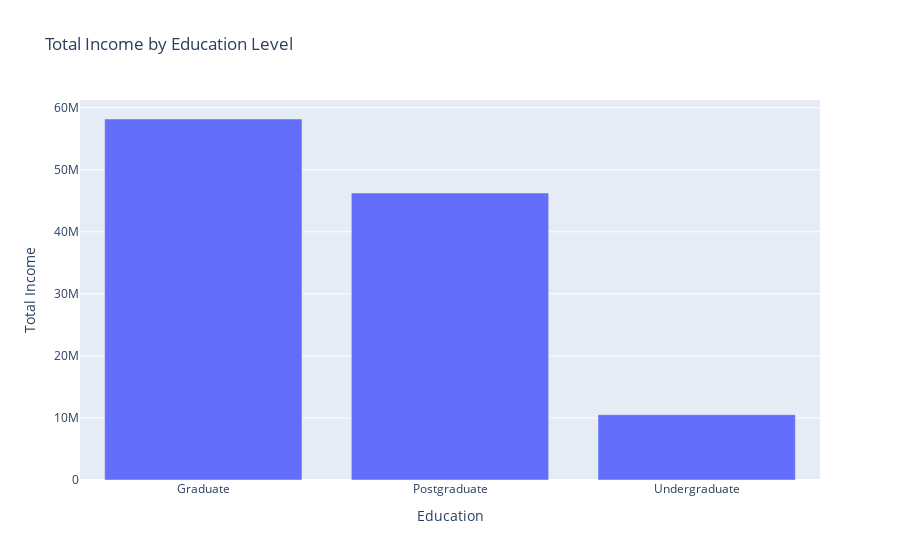

This figure's notebook cell:
### Code cell
# Assuming you have already calculated ed_inc
fig = px.bar(ed_inc, x='Education', y='Income', labels={'Income':'Total Income'}, title='Total Income by Education Level')
fig.show()

### Figure 1 — Plotly figure (JSON) as saved in the notebook; plotly's stock layout.template omitted (floating-point values rounded to 4 significant figures)
{"data": [{"alignmentgroup": "True", "hovertemplate": "Education=%{x}<br>Total Income=%{y}<extra></extra>", "legendgroup": "", "marker": {"color": "#636efa", "pattern": {"shape": ""}}, "name": "", "offsetgroup": "", "orientation": "v", "showlegend": false, "textposition": "auto", "type": "bar", "x": ["Graduate", "Postgraduate", "Undergraduate"], "xaxis": "x", "y": [58169271, 46237264, 10526354], "yaxis": "y"}], "layout": {"barmode": "relative", "legend": {"tracegroupgap": 0}, "title": {"text": "Total Income by Education Level"}, "xaxis": {"anchor": "y", "domain": [0, 1], "title": {"text": "Education"}}, "yaxis": {"anchor": "x", "domain": [0, 1], "title": {"text": "Total Income"}}}}
